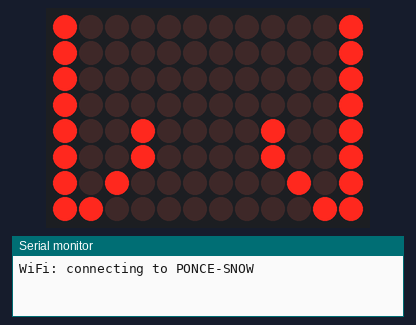
A sketch run on a simulated Arduino Uno R4 WiFi. Parts: 12×8 LED matrix, the last lines printed to the serial monitor. WiFi joins after 1.5 s; servers stay silent unless stated; no MQTT or app messages arrive unless stated.

Above: at 0.1 s.
At 2.6 s:
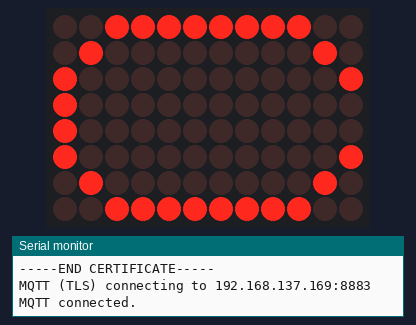

The sketch:

unoR4.ino
```cpp
#include <WiFiS3.h>
#include <Wire.h>
#include "Arduino_LED_Matrix.h"
#include <ArduinoMqttClient.h>
#include <Ticker.h>


// ===== WiFi =====
const char WIFI_SSID[] = "PONCE-SNOW";
const char WIFI_PASS[] = "leoponce82";


// const char broker[] = "192.168.137.169";    // replace with MQTT broker IP or host
// const int  brokerPort = 8883;
// const char topic[] = "birdBox/unoR4/sensors";

const char* BROKER_HOST = "192.168.137.169"; // must match SAN (or use "leandro-VirtualBox" if in SAN)
const int   BROKER_PORT = 8883;
const char* MQTT_USER = "leandro";
const char* MQTT_PASS = "admin"; // <-- change to your real password
const char* PUB_TOPIC = "birdBox/unoR4/sensors";

// ===== Root CA (PEM) =====
// Paste /etc/mosquitto/certs/ca.crt here, including BEGIN/END lines.
const char caCert[] = R"CA(
-----BEGIN CERTIFICATE-----
MIIFITCCAwmgAwIBAgIUIhStQKoK6cpJDp71tpCOKfTLRI8wDQYJKoZIhvcNAQEL
BQAwIDEeMBwGA1UEAwwVbGVhbmRyby1WaXJ0dWFsQm94IENBMB4XDTI1MTAyNzE0
MTEyNFoXDTM1MTAyNTE0MTEyNFowIDEeMBwGA1UEAwwVbGVhbmRyby1WaXJ0dWFs
Qm94IENBMIICIjANBgkqhkiG9w0BAQEFAAOCAg8AMIICCgKCAgEAqbjh5ue7kZ4E
XLc/WF8fQb81UafyXO5I4iBT5tFLG3mKX8bTQ2O/fd6W00sZuHnXyq/8vv4UDA+N
Si0FrqNBtuJBtFMbrP8aQWfcj8epop+nIse17sNUxWcBul5oKOqehB+2YmxkgkTw
/+z6sZefOCpL4ZuPT2JsSQmYZWB5T9FjZszDHznC0+qWeE6D0Pz9bEZqTrb+OGPv
azKTGR3Bk/yyOvhJASSlPbWdLbyH1PjUwRdM56vrnq/iRnaIxwG0EGS7hoGWfnZS
M5KGSi1TS5KiXJpbUyNcH23JNZeP75Nxu7Z4WSaV62lMnt05JAx11d1j3qfAcK28
qPao5miCGT1AVV2uSmHbExgrC0Z+66YHPZInvi5EN0pPC/wr+2zXsl1TDUZaX8eh
C/8SthTrFbkdYTZNRtjI3+zyMC7IrdZkmgv6LJNbowtocOHNhR7kHzfDAbeIAGsM
YbGbnN5HIk9Vbb1n5xZ8vXj7iKpBQi6QC43iEyDkbnEonlzLyA0GZOyE4PFAmK2U
kGe5C6J953Zyu5B1PzO55z35UWkppI+pNVmDlw1ntSqDQ0fgweo0RJpI8vn9Q1Bg
2GWVhw48XDfxueMW32GLVDk5urBDYGTD6Ydc2Myahe8dnfYPkgse0EA6i4vadb9c
IpT+xcqZyOJYgepP2OOaQMBJ7NdH9vMCAwEAAaNTMFEwHQYDVR0OBBYEFBEizyGi
vlN73ZRrTyTl3XEdCeaGMB8GA1UdIwQYMBaAFBEizyGivlN73ZRrTyTl3XEdCeaG
MA8GA1UdEwEB/wQFMAMBAf8wDQYJKoZIhvcNAQELBQADggIBAGzus1o1xGqTc5rY
4CVEP5nv9Pxd90NB82xCAA9cKpU6E9DMf0U92EOw7jLlk0646nHLM95QDtT7LwEk
cHtHcz9qtzTQ6+Kf/SDG6ZaIOo6NDdyqJgs4FgMBm4YPCxsL6UpLyzyC+0ElSZRB
+Sr1otaXqqhNpitkXs4nUNLrYSqlwYKWTALsimhUNXw0iL+c4Yq63I1xNZ3AuVZy
tTK0lZUsKYYNJchJOlV1SZFrEcN8j/60zbw8z74Iocv/+LUVQoXgeQGexDNEiDFL
UwoSarHCXxRbaj/byyy/Vbz9nl1XrR+gc6Rk9ZNn8yTUmY+lxpXwbFmFQjXVdHhK
R1W4QqdTf02AvLnoznDJGCPLtPxR2E5J0dZduX1ARpnVzvbAM9BogIbTtnz48cfJ
rI77PTusbmDEMHtmzeXkHNdiagTlUVz17DrSGi7359mK1LW10XwU4DGEbXM1AdoP
Uts9sqaq7Sp5h44l2Qf9ofzzbXj38afk13SY+oyVurYWRpSRGGeoBBPz9IBot81g
yA02dYOfEiWwv5yPiHIwmPXZcFFEetmaCy1tcmjyLkDUNpFvGnS9eRgb8hN/EUlO
hP64u0mR2k6g+0fQlzrzVx5iEar2RY0p/BLxqB2nQKFOA0ymKhLuHMT7ilH4IuxP
AwV+QsP/T+PKd3cmsCWO9/FgVQH5
-----END CERTIFICATE-----
)CA";

// ===== I2C / sensor framing (unchanged) =====
const int I2C_ADDRESS = 0x08;
#define HANDSHAKE_SIZE 1
#define SENSOR_COUNT    12
#define PAYLOAD_BYTES   (SENSOR_COUNT * 2)

volatile uint16_t rcvDistances[SENSOR_COUNT];
volatile uint8_t  st = 0, f_off = 0, f_cnt = 0, f_need = 0, f_idx = 0;
volatile uint8_t  dataBuf[2 * 6];
volatile uint16_t gotMask = 0;
volatile uint8_t  rxbuf[PAYLOAD_BYTES];
volatile uint8_t  rxidx = 0;

ArduinoLEDMatrix matrix;

// ==== Use TLS client (IMPORTANT) ====
WiFiSSLClient sslClient;         // << TLS transport
MqttClient mqttClient(sslClient);

// publish interval in milliseconds
const unsigned long PUBLISH_INTERVAL_MS = 100;
unsigned long lastPublish = 0;
volatile bool haveData = false;

// ----- bitmaps (unchanged) -----
byte STATUS_W[8][12] = {
  {1,0,0,0,0,0,0,0,0,0,0,1},
  {1,0,0,0,0,0,0,0,0,0,0,1},
  {1,0,0,0,0,0,0,0,0,0,0,1},
  {1,0,0,0,0,0,0,0,0,0,0,1},
  {1,0,0,1,0,0,0,0,1,0,0,1},
  {1,0,0,1,0,0,0,0,1,0,0,1},
  {1,0,1,0,0,0,0,0,0,1,0,1},
  {1,1,0,0,0,0,0,0,0,0,1,1}
};

byte STATUS_M[8][12] = {
  {1,0,0,0,0,0,0,0,0,0,0,1},
  {1,1,0,0,0,0,0,0,0,0,1,1},
  {1,0,1,0,0,0,0,0,0,1,0,1},
  {1,0,0,1,0,0,0,0,1,0,0,1},
  {1,0,0,0,1,0,0,1,0,0,0,1},
  {1,0,0,0,0,1,1,0,0,0,0,1},
  {1,0,0,0,0,0,0,0,0,0,0,1},
  {1,0,0,0,0,0,0,0,0,0,0,1}
};

byte STATUS_E[8][12] = {
  {0,1,1,1,1,1,1,1,1,1,1,0},
  {0,1,0,0,0,0,0,0,0,0,0,0},
  {0,1,0,0,0,0,0,0,0,0,0,0},
  {0,1,1,1,1,1,1,1,0,0,0,0},
  {0,1,0,0,0,0,0,0,0,0,0,0},
  {0,1,0,0,0,0,0,0,0,0,0,0},
  {0,1,0,0,0,0,0,0,0,0,0,0},
  {0,1,1,1,1,1,1,1,1,1,1,0}
};

byte STATUS_C[8][12] = {
  {0,0,1,1,1,1,1,1,1,1,0,0},
  {0,1,0,0,0,0,0,0,0,0,1,0},
  {1,0,0,0,0,0,0,0,0,0,0,1},
  {1,0,0,0,0,0,0,0,0,0,0,0},
  {1,0,0,0,0,0,0,0,0,0,0,0},
  {1,0,0,0,0,0,0,0,0,0,0,1},
  {0,1,0,0,0,0,0,0,0,0,1,0},
  {0,0,1,1,1,1,1,1,1,1,0,0}
};

void showStatus(char msg) {
  matrix.clear();
  switch (msg) {
    case 'W': matrix.renderBitmap(STATUS_W, 8, 12); break;
    case 'M': matrix.renderBitmap(STATUS_M, 8, 12); break;
    case 'E': matrix.renderBitmap(STATUS_E, 8, 12); break;
    case 'C': matrix.renderBitmap(STATUS_C, 8, 12); break;
  }
}

// ----- I2C handlers (unchanged) -----
void onReceive(int) {
  while (Wire1.available()) {
    uint8_t b = (uint8_t)Wire1.read();

    if (st == 0) { st = (b == 'D') ? 1 : 0; }
    else if (st == 1) { f_off = b; st = 2; }
    else if (st == 2) {
      f_cnt = b;
      if (f_cnt == 0 || f_off + f_cnt > SENSOR_COUNT) { st = 0; continue; }
      f_need = 2 * f_cnt; f_idx = 0; st = 3;
    }
    else if (st == 3) {
      if (f_idx < sizeof(dataBuf)) dataBuf[f_idx++] = b;
      if (f_idx >= f_need) {
        for (uint8_t i = 0; i < f_cnt; i++) {
          uint8_t lo = dataBuf[2*i + 0];
          uint8_t hi = dataBuf[2*i + 1];
          rcvDistances[f_off + i] = (uint16_t)lo | ((uint16_t)hi << 8);
          gotMask |= (1u << (f_off + i));
        }
        if (gotMask == 0x0FFF) { haveData = true; gotMask = 0; }
        st = 0;
      }
    }
  }
}

void onRequest() { Wire1.write('K'); }

// ----- WiFi & MQTT connect helpers -----
void connectWiFi() {

  int status = WL_IDLE_STATUS;
  sslClient.setCACert(caCert);          // <-- IMPORTANT
  while (status != WL_CONNECTED) {
    Serial.print("WiFi: connecting to "); Serial.println(WIFI_SSID);
    status = WiFi.begin(WIFI_SSID, WIFI_PASS);
    delay(1000);
  }
  Serial.print("WiFi OK, IP="); Serial.println(WiFi.localIP());
}

void connectMQTT() {
  // attach CA so the client can verify the broker
  sslClient.setCACert(caCert);
  Serial.print("caCert length = "); Serial.println(strlen(caCert));
  Serial.print("FIRST 32: ");
  for (int i = 0; i < 32 && caCert[i]; i++) Serial.print(caCert[i]);
  Serial.println();
  int L = strlen(caCert);
  Serial.print("LAST 32: ");
  for (int i = max(0, L-32); i < L; i++) Serial.print(caCert[i]);
  Serial.println();

  // If your core supports it, you can also enforce SNI hostname:
  // sslClient.setSNIHostname(BROKER_HOST);

  // creds + a simple unique client id
  mqttClient.setUsernamePassword(MQTT_USER, MQTT_PASS);
  mqttClient.setId(String("unoR4-") + String((uint32_t)millis(), HEX));

  Serial.print("MQTT (TLS) connecting to ");
  Serial.print(BROKER_HOST); Serial.print(":"); Serial.println(BROKER_PORT);
  // sslClient.setInsecure();
  if (!mqttClient.connect(BROKER_HOST, BROKER_PORT)) {
    Serial.print("MQTT connect failed, error = ");
    Serial.println(mqttClient.connectError());
    showStatus('E');
    // For a one-time diagnostic only, you can bypass validation:
    // sslClient.setInsecure(); // <-- TEMP TEST ONLY. REMOVE after confirming CA/host.
    // while (!mqttClient.connect(BROKER_HOST, BROKER_PORT)) { delay(1000); }
    while (1) { delay(1000); } // stop here so you can read the error
  }

  Serial.println("MQTT connected.");
  showStatus('C');
}

void setup() {
  Serial.begin(115200);
  while (!Serial) {}

  Wire1.begin(I2C_ADDRESS);
  Wire1.setClock(100000);
  Wire1.onReceive(onReceive);
  Wire1.onRequest(onRequest);

  matrix.begin();
  showStatus('W');

  connectWiFi();
  unsigned long now = WiFi.getTime();   // many WiFiS3 firmwares support this
  Serial.print("Epoch now="); Serial.println(now);


  showStatus('M');
  connectMQTT();
}

void loop() {
  if (!mqttClient.connected()) {
    showStatus('M');
    connectMQTT();
  }

  mqttClient.poll();

  if (haveData && millis() - lastPublish >= PUBLISH_INTERVAL_MS) {
    lastPublish = millis();

    noInterrupts();
    uint16_t snap[SENSOR_COUNT];
    for (int i = 0; i < SENSOR_COUNT; i++) snap[i] = rcvDistances[i];
    interrupts();

    mqttClient.beginMessage(PUB_TOPIC);
    mqttClient.print("{\"distances\":[");
    for (int i = 0; i < SENSOR_COUNT; i++) {
      if (i) mqttClient.print(',');
      mqttClient.print(snap[i]);
    }
    mqttClient.print("]}");
    mqttClient.endMessage();
  }
}
```
